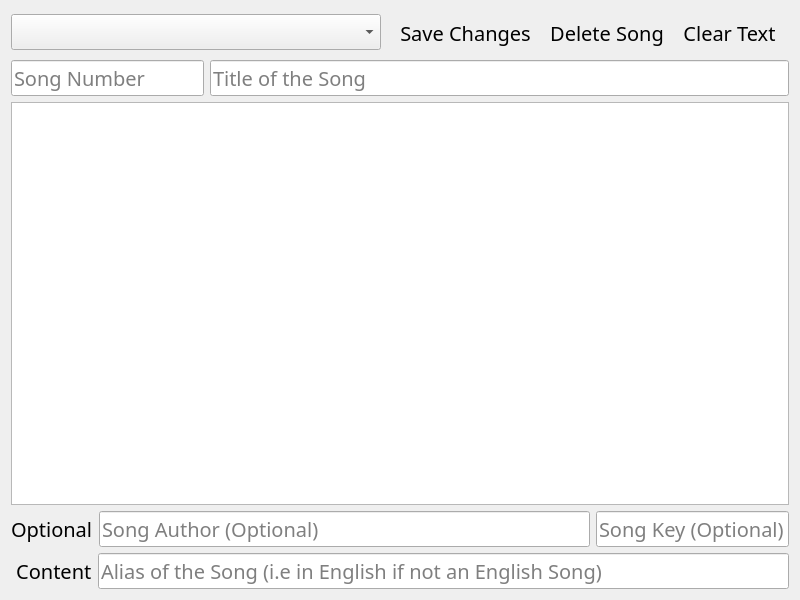
<?xml version="1.0" encoding="UTF-8"?>
<ui version="4.0">
 <class>vSongEdit</class>
 <widget class="QDialog" name="vSongEdit">
  <property name="geometry">
   <rect>
    <x>0</x>
    <y>0</y>
    <width>800</width>
    <height>600</height>
   </rect>
  </property>
  <property name="font">
   <font>
    <family>Trebuchet MS</family>
    <pointsize>15</pointsize>
   </font>
  </property>
  <property name="windowTitle">
   <string>Song Editor</string>
  </property>
  <property name="windowIcon">
   <iconset resource="icons/icons.qrc">
    <normaloff>:/icons/appicon</normaloff>:/icons/appicon</iconset>
  </property>
  <property name="sizeGripEnabled">
   <bool>false</bool>
  </property>
  <layout class="QVBoxLayout" name="MainLayout">
   <item>
    <layout class="QHBoxLayout" name="CentralWidget">
     <property name="bottomMargin">
      <number>0</number>
     </property>
     <item>
      <layout class="QVBoxLayout" name="MainPanel">
       <item>
        <layout class="QHBoxLayout" name="horizontalLayout">
         <item>
          <widget class="QComboBox" name="CmbSongbooks"/>
         </item>
         <item>
          <widget class="QToolBar" name="ToolbarEditor">
           <property name="sizePolicy">
            <sizepolicy hsizetype="Preferred" vsizetype="Fixed">
             <horstretch>0</horstretch>
             <verstretch>0</verstretch>
            </sizepolicy>
           </property>
           <property name="windowTitle">
            <string notr="true">toolBar1</string>
           </property>
           <property name="toolButtonStyle">
            <enum>Qt::ToolButtonTextBesideIcon</enum>
           </property>
           <addaction name="actionSave"/>
           <addaction name="actionDelete"/>
           <addaction name="actionClear"/>
          </widget>
         </item>
        </layout>
       </item>
       <item>
        <layout class="QHBoxLayout" name="HLayout_2">
         <item>
          <widget class="QLineEdit" name="TxtNumber">
           <property name="sizePolicy">
            <sizepolicy hsizetype="Fixed" vsizetype="Fixed">
             <horstretch>0</horstretch>
             <verstretch>0</verstretch>
            </sizepolicy>
           </property>
           <property name="minimumSize">
            <size>
             <width>100</width>
             <height>0</height>
            </size>
           </property>
           <property name="text">
            <string/>
           </property>
           <property name="placeholderText">
            <string>Song Number</string>
           </property>
          </widget>
         </item>
         <item>
          <widget class="QLineEdit" name="TxtTitle">
           <property name="placeholderText">
            <string>Title of the Song</string>
           </property>
          </widget>
         </item>
        </layout>
       </item>
       <item>
        <widget class="QPlainTextEdit" name="TxtContent">
         <property name="sizePolicy">
          <sizepolicy hsizetype="Expanding" vsizetype="Expanding">
           <horstretch>0</horstretch>
           <verstretch>0</verstretch>
          </sizepolicy>
         </property>
         <property name="verticalScrollBarPolicy">
          <enum>Qt::ScrollBarAsNeeded</enum>
         </property>
         <property name="horizontalScrollBarPolicy">
          <enum>Qt::ScrollBarAlwaysOff</enum>
         </property>
         <property name="plainText">
          <string/>
         </property>
         <property name="placeholderText">
          <string>Content of the Song</string>
         </property>
        </widget>
       </item>
       <item>
        <layout class="QHBoxLayout" name="HLayout_3">
         <item>
          <widget class="QLabel" name="LblOptional">
           <property name="text">
            <string>Optional</string>
           </property>
          </widget>
         </item>
         <item>
          <widget class="QLineEdit" name="TxtAuthor">
           <property name="placeholderText">
            <string>Song Author (Optional)</string>
           </property>
          </widget>
         </item>
         <item>
          <widget class="QLineEdit" name="TxtKey">
           <property name="sizePolicy">
            <sizepolicy hsizetype="Fixed" vsizetype="Fixed">
             <horstretch>0</horstretch>
             <verstretch>0</verstretch>
            </sizepolicy>
           </property>
           <property name="placeholderText">
            <string>Song Key (Optional)</string>
           </property>
          </widget>
         </item>
        </layout>
       </item>
       <item>
        <layout class="QHBoxLayout" name="HLayout_4">
         <item>
          <widget class="QLabel" name="label">
           <property name="text">
            <string> Content</string>
           </property>
          </widget>
         </item>
         <item>
          <widget class="QLineEdit" name="TxtAlias">
           <property name="placeholderText">
            <string>Alias of the Song (i.e in English if not an English Song)</string>
           </property>
          </widget>
         </item>
        </layout>
       </item>
      </layout>
     </item>
    </layout>
   </item>
  </layout>
  <action name="actionSave">
   <property name="icon">
    <iconset resource="icons/icons.qrc">
     <normaloff>:/icons/check.png</normaloff>:/icons/check.png</iconset>
   </property>
   <property name="text">
    <string>Save Changes</string>
   </property>
   <property name="iconText">
    <string>Save Changes</string>
   </property>
   <property name="toolTip">
    <string>Save Changes</string>
   </property>
  </action>
  <action name="actionDelete">
   <property name="icon">
    <iconset resource="icons/icons.qrc">
     <normaloff>:/icons/delete.png</normaloff>:/icons/delete.png</iconset>
   </property>
   <property name="text">
    <string>Delete Song</string>
   </property>
  </action>
  <action name="actionClear">
   <property name="icon">
    <iconset resource="icons/icons.qrc">
     <normaloff>:/icons/cancel</normaloff>:/icons/cancel</iconset>
   </property>
   <property name="text">
    <string>Clear Text</string>
   </property>
  </action>
 </widget>
 <resources>
  <include location="icons/icons.qrc"/>
 </resources>
 <connections/>
</ui>
